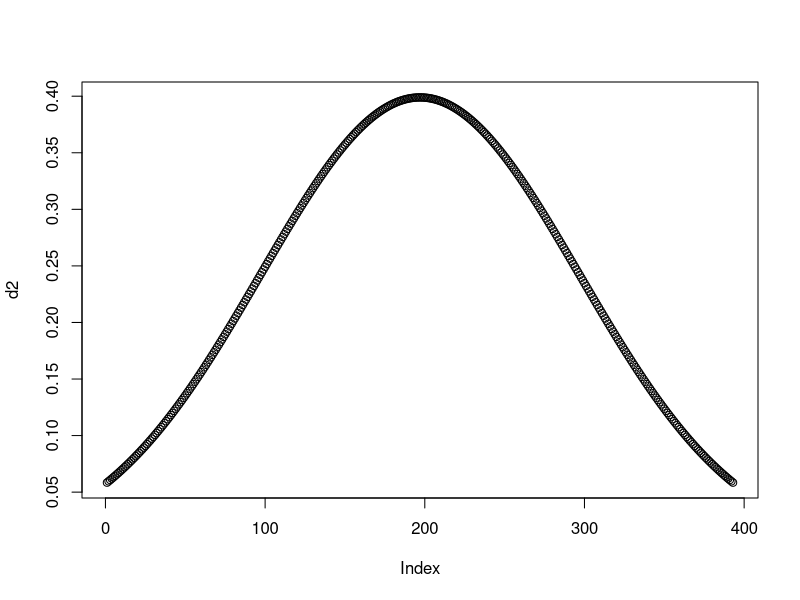
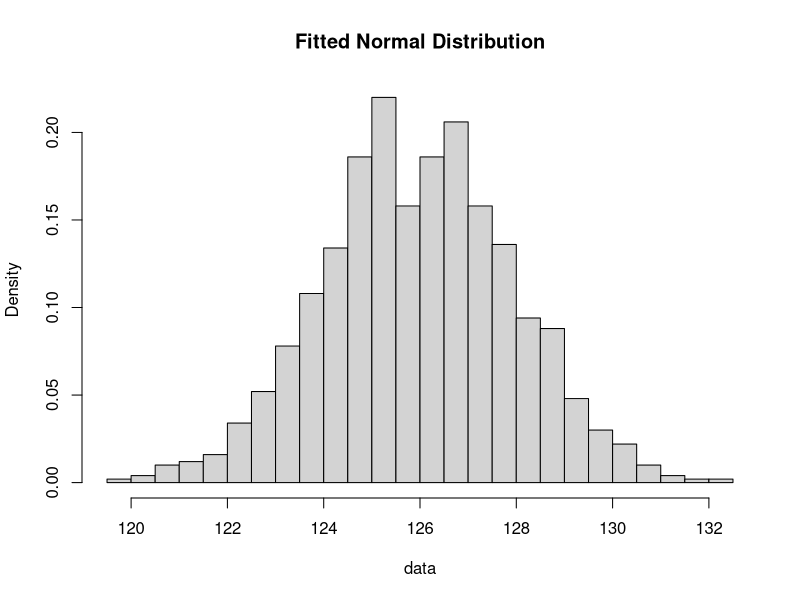

Write the R code that produced these figures, in order. (Note: this script raises an error after producing the figures.)
library(tidyverse)
# normal distribution
a <- rnorm(100, mean = 1, sd = 2)
summary(a)

b <- rnorm(250, mean = 0, sd = 1)
psych::describe(b)

# cumulative distribution probability
c <- pnorm(1.96, mean = 0, sd = 1)
paste(100 * round(1 - c, 3), "%")

# quantiles and percentiles
q <- qnorm(0.025, mean = 0, sd = 1)
round(-q, 3)

# probability density
d <- dnorm(1.96, mean = 0, sd = 1)
d_neg <- dnorm(-1.96, mean = 0, sd = 1)

d2 <- dnorm(seq(-1.96, 1.96, by = .01), log = F)
plot(d2)
# fit to normal
library(MASS)

data <- rnorm(1000, mean = 126, sd = 2)
fit <- fitdistr(data, "normal")

# visualize
hist(data, probability = TRUE, main = "Fitted Normal Distribution", breaks = 20)
curve(dnorm(1, fit$estimate[1], fit$estimate[2]), add = TRUE)

# lets do the same with ggplot
plt <- ggplot(data = data.frame(data), aes(x = data))
plt + geom_histogram(binwidth = 0.1, fill = "lightblue", aes(y = ..density..)) + 
  stat_function(fun = dnorm, args = list(mean = mean(data), sd = sd(data)), color = 'blue') +
  theme_classic()

# or
plt + geom_histogram(binwidth = 0.1, fill = "lightblue", aes(y = ..density..)) + 
  geom_density(stat = "density")
